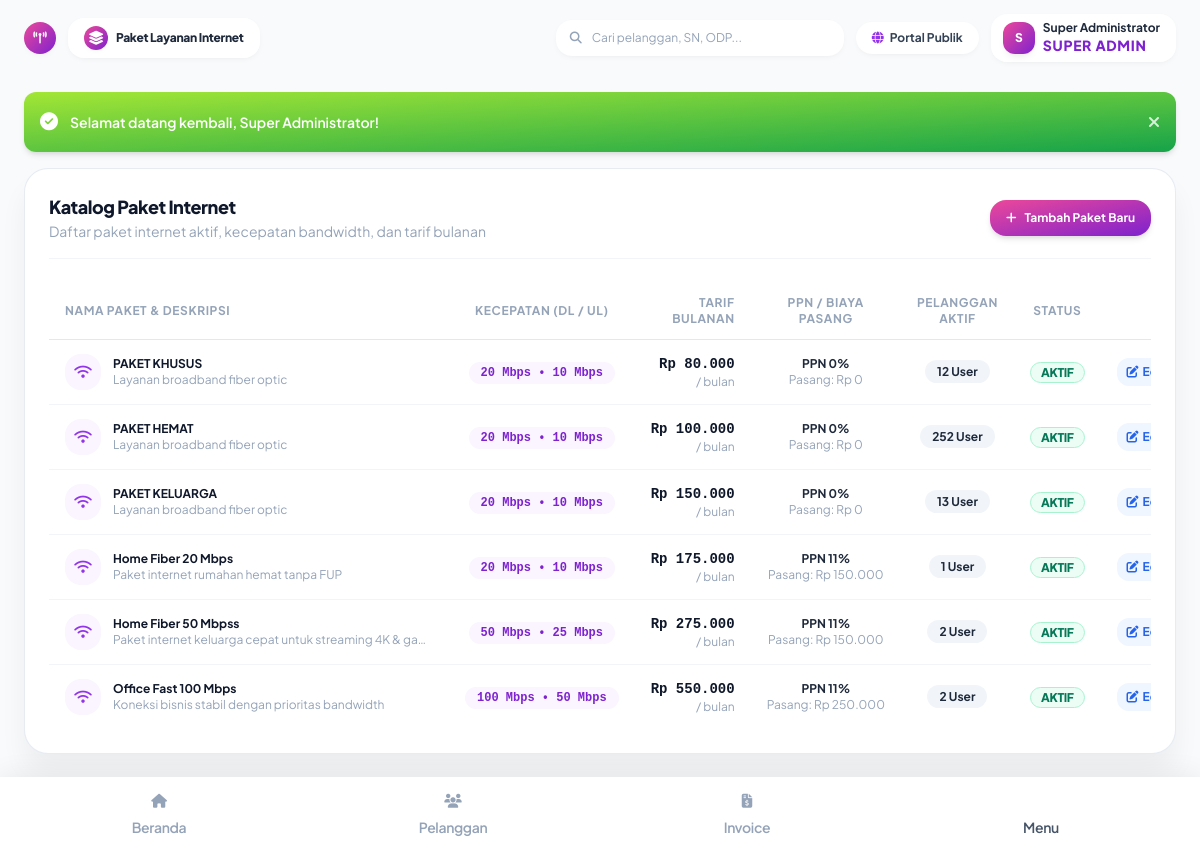
Screenshot of /index.php?page=packages (signed in) with the database file from the repository.
### tables this page shows
CREATE TABLE internet_packages (
    id INTEGER PRIMARY KEY AUTOINCREMENT,
    name TEXT NOT NULL,
    download_speed TEXT NOT NULL,
    upload_speed TEXT NOT NULL,
    price INTEGER NOT NULL DEFAULT 0, -- Stored in Rupiah as integer
    tax_percent INTEGER NOT NULL DEFAULT 0,
    installation_fee INTEGER NOT NULL DEFAULT 0,
    billing_cycle TEXT NOT NULL DEFAULT 'monthly', -- monthly, quarterly, yearly
    description TEXT,
    status TEXT NOT NULL DEFAULT 'active', -- active, inactive
    created_at DATETIME DEFAULT CURRENT_TIMESTAMP,
    updated_at DATETIME DEFAULT CURRENT_TIMESTAMP
);

### app/Controllers/CustomerController.php (called while the page is built, shortened)
<?php
require_once __DIR__ . '/../Helpers/Helper.php';
class CustomerController {
    public function packages(): void {
        $pdo = getDbConnection();
        $packages = $pdo->query("
            SELECT p.*, COUNT(c.id) as total_users
            FROM internet_packages p
            LEFT JOIN customers c ON p.id = c.package_id AND c.status = 'active'
            GROUP BY p.id
            ORDER BY p.price ASC
        ")->fetchAll();
        require __DIR__ . '/../Views/customers/packages.php';
        require __DIR__ . '/../Views/layouts/main.php';
    }
}

### app/Views/customers/packages.php (the view, shortened to what this page needs)
<div class="bg-white rounded-3xl p-6 border border-slate-200/80 shadow-soft-xl space-y-6">
  <div class="flex flex-col sm:flex-row sm:items-center sm:justify-between gap-4 border-b border-slate-100 pb-4">
    <div>
      <h4 class="font-black text-slate-900 text-lg tracking-tight">Katalog Paket Internet</h4>
      <p class="text-2xs text-slate-400">Daftar paket internet aktif, kecepatan bandwidth, dan tarif bulanan</p>
    </div>
    <button type="button" onclick="openPackageModal()" class="px-4 py-2.5 text-xs font-bold text-white bg-gradient-to-tl from-purple-700 to-pink-500 rounded-2xl shadow-soft-md hover:scale-105 transition-all flex items-center gap-2">
      <i class="fa-solid fa-plus text-xs"></i>
      <span>Tambah Paket Baru</span>
    </button>
  </div>
  <div class="overflow-x-auto">
    <table class="w-full text-xs text-left">
      <thead>
        <tr class="border-b border-slate-200 text-slate-400 uppercase text-3xs tracking-wider">
          <th class="py-3 px-4 font-bold">Nama Paket & Deskripsi</th>
          <th class="py-3 px-4 font-bold text-center">Kecepatan (DL / UL)</th>
          <th class="py-3 px-4 font-bold text-right">Tarif Bulanan</th>
          <th class="py-3 px-4 font-bold text-center">PPN / Biaya Pasang</th>
          <th class="py-3 px-4 font-bold text-center">Pelanggan Aktif</th>
          <th class="py-3 px-4 font-bold text-center">Status</th>
          <th class="py-3 px-4 font-bold text-center">Aksi</th>
        </tr>
      </thead>
      <tbody class="divide-y divide-slate-100">
        <?php if (empty($packages)): ?>
        <tr>
          <td colspan="7" class="py-8 text-center text-slate-400">
            <i class="fa-solid fa-box-open text-2xl mb-2 block text-slate-300"></i>
            Belum ada paket internet yang terdaftar
          </td>
        </tr>
        <?php else: ?>
          <?php foreach ($packages as $pkg): ?>
          <tr class="hover:bg-slate-50/80 transition-colors">
            <td class="py-3.5 px-4 whitespace-nowrap">
              <div class="flex items-center gap-3">
                <div class="w-9 h-9 rounded-2xl bg-purple-50 text-purple-600 flex items-center justify-center text-sm font-black shrink-0">
                  <i class="fa-solid fa-wifi"></i>
                </div>
                <div>
                  <span class="text-xs font-bold text-slate-900 block"><?php echo Helper::e($pkg['name']); ?></span>
                  <span class="text-2xs text-slate-400 max-w-xs truncate block"><?php echo Helper::e($pkg['description'] ?: 'Layanan broadband fiber optic'); ?></span>
                </div>
              </div>
            </td>
            <td class="py-3.5 px-4 text-center whitespace-nowrap">
              <span class="px-3 py-1 rounded-xl bg-purple-50 text-purple-700 font-mono font-bold text-xs">
                <?php echo Helper::e($pkg['download_speed']); ?> &bull; <?php echo Helper::e($pkg['upload_speed']); ?>
              </span>
            </td>
            <td class="py-3.5 px-4 text-right whitespace-nowrap">
              <span class="text-sm font-black text-slate-900 font-mono block"><?php echo Helper::formatRupiah($pkg['price']); ?></span>
              <span class="text-3xs text-slate-400">/ bulan</span>
            </td>
            <td class="py-3.5 px-4 text-center whitespace-nowrap text-2xs text-slate-600">
              <span class="font-bold text-slate-800">PPN <?php echo $pkg['tax_percent']; ?>%</span>
              <span class="text-slate-400 block">Pasang: <?php echo Helper::formatRupiah($pkg['installation_fee']); ?></span>
            </td>
            <td class="py-3.5 px-4 text-center whitespace-nowrap">
              <span class="px-3 py-1 rounded-full bg-slate-100 text-slate-800 font-bold text-2xs">
                <?php echo $pkg['total_users']; ?> User
              </span>
            </td>
            <td class="py-3.5 px-4 text-center whitespace-nowrap">
              <?php echo Helper::statusBadge($pkg['status']); ?>
            </td>
            <td class="py-3.5 px-4 text-center whitespace-nowrap">
              <div class="flex items-center justify-center gap-1.5">
                <button type="button"
                        onclick='openEditPackageModal(<?php echo htmlspecialchars(json_encode($pkg), ENT_QUOTES, "UTF-8"); ?>)'
                        class="px-2.5 py-1.5 text-blue-600 hover:text-blue-700 bg-blue-50 hover:bg-blue-100 rounded-xl font-bold text-2xs transition-colors inline-flex items-center gap-1"
                        title="Edit Paket">
                  <i class="fa-solid fa-pen-to-square text-xs"></i>
                  <span>Edit</span>
                </button>
              </div>
            </td>
          </tr>
          <?php endforeach; ?>
        <?php endif; ?>
      </tbody>
    </table>
  </div>
</div>

### app/Helpers/Helper.php (shortened to what this page needs)
<?php
class Helper {
    public static function e(?string $value): string {
        return htmlspecialchars($value ?? '', ENT_QUOTES, 'UTF-8');
    }
    public static function formatRupiah(int|float $amount, bool $withSymbol = true): string {
        $formatted = number_format((float)$amount, 0, ',', '.');
        return $withSymbol ? 'Rp ' . $formatted : $formatted;
    }
    public static function statusBadge(string $status): string {
        $status = strtolower($status);
        $map = [
            'active' => ['bg' => 'bg-emerald-50 text-emerald-700 border-emerald-200', 'label' => 'Aktif'],
            'paid' => ['bg' => 'bg-emerald-50 text-emerald-700 border-emerald-200', 'label' => 'Lunas'],
            'completed' => ['bg' => 'bg-emerald-50 text-emerald-700 border-emerald-200', 'label' => 'Selesai'],
            'resolved' => ['bg' => 'bg-emerald-50 text-emerald-700 border-emerald-200', 'label' => 'Terselesaikan'],
            'approved' => ['bg' => 'bg-emerald-50 text-emerald-700 border-emerald-200', 'label' => 'Disetujui'],
            'unpaid' => ['bg' => 'bg-amber-50 text-amber-700 border-amber-200', 'label' => 'Belum Bayar'],
            'partially_paid' => ['bg' => 'bg-amber-50 text-amber-700 border-amber-200', 'label' => 'Bayar Sebagian'],
            'in_progress' => ['bg' => 'bg-blue-50 text-blue-700 border-blue-200', 'label' => 'Proses Realisasi'],
            'assigned' => ['bg' => 'bg-blue-50 text-blue-700 border-blue-200', 'label' => 'Ditugaskan'],
            'open' => ['bg' => 'bg-blue-50 text-blue-700 border-blue-200', 'label' => 'Terbuka'],
            'submitted' => ['bg' => 'bg-indigo-50 text-indigo-700 border-indigo-200', 'label' => 'Diajukan'],
            'draft' => ['bg' => 'bg-slate-100 text-slate-700 border-slate-200', 'label' => 'Draft'],
            'suspended' => ['bg' => 'bg-rose-50 text-rose-700 border-rose-200', 'label' => 'Isolir / Suspend'],
            'overdue' => ['bg' => 'bg-rose-50 text-rose-700 border-rose-200', 'label' => 'Jatuh Tempo'],
            'inactive' => ['bg' => 'bg-slate-100 text-slate-700 border-slate-200', 'label' => 'Nonaktif'],
            'terminated' => ['bg' => 'bg-rose-50 text-rose-700 border-rose-200', 'label' => 'Berhenti'],
            'cancelled' => ['bg' => 'bg-slate-100 text-slate-700 border-slate-200', 'label' => 'Dibatalkan'],
            'rejected' => ['bg' => 'bg-rose-50 text-rose-700 border-rose-200', 'label' => 'Ditolak'],
            'low_stock' => ['bg' => 'bg-amber-50 text-amber-700 border-amber-200', 'label' => 'Stok Menipis'],
            'out_of_stock' => ['bg' => 'bg-rose-50 text-rose-700 border-rose-200', 'label' => 'Habis'],
        ];
        $badge = $map[$status] ?? ['bg' => 'bg-slate-100 text-slate-700 border-slate-200', 'label' => ucfirst($status)];
        return sprintf(
            '<span class="%s border text-3xs font-extrabold px-2.5 py-0.5 rounded-full inline-block tracking-tight text-center uppercase leading-tight">%s</span>',
            $badge['bg'],
            htmlspecialchars($badge['label'])
        );
    }
}

### app/Views/layouts/main.php (style rules this page uses)
body { font-family: 'Plus Jakarta Sans', sans-serif; background-color: #f8fafc; -webkit-tap-highlight-color: transparent; }

### rows the page displays
internet_packages: name "PAKET KHUSUS", description "Layanan broadband fiber optic", download_speed "20 Mbps", upload_speed "10 Mbps", price "Rp 80.000", tax_percent "0", installation_fee "Rp 0", total_users "12", status "AKTIF"
internet_packages: name "PAKET HEMAT", description "Layanan broadband fiber optic", download_speed "20 Mbps", upload_speed "10 Mbps", price "Rp 100.000", tax_percent "0", installation_fee "Rp 0", total_users "252", status "AKTIF"
internet_packages: name "PAKET KELUARGA", description "Layanan broadband fiber optic", download_speed "20 Mbps", upload_speed "10 Mbps", price "Rp 150.000", tax_percent "0", installation_fee "Rp 0", total_users "13", status "AKTIF"
internet_packages: name "Home Fiber 20 Mbps", description "Paket internet rumahan hemat tanpa FUP", download_speed "20 Mbps", upload_speed "10 Mbps", price "Rp 175.000", tax_percent "11", installation_fee "Rp 150.000", total_users "1", status "AKTIF"
internet_packages: name "Home Fiber 50 Mbpss", description "Paket internet keluarga cepat untuk streaming 4K & ga…", download_speed "50 Mbps", upload_speed "25 Mbps", price "Rp 275.000", tax_percent "11", installation_fee "Rp 150.000", total_users "2", status "AKTIF"
internet_packages: name "Office Fast 100 Mbps", description "Koneksi bisnis stabil dengan prioritas bandwidth", download_speed "100 Mbps", upload_speed "50 Mbps", price "Rp 550.000", tax_percent "11", installation_fee "Rp 250.000", total_users "2", status "AKTIF"

### other values shown
Helper::e($pageTitle) "Paket Layanan Internet"
substr($user['name'] ?? 'A', 0, 1) "S"
Helper::e($user['name'] ?? 'Admin') "Super Administrator"
Helper::e($message) "Selamat datang kembali, Super Administrator!"
$label "Beranda Pelanggan Invoice"
